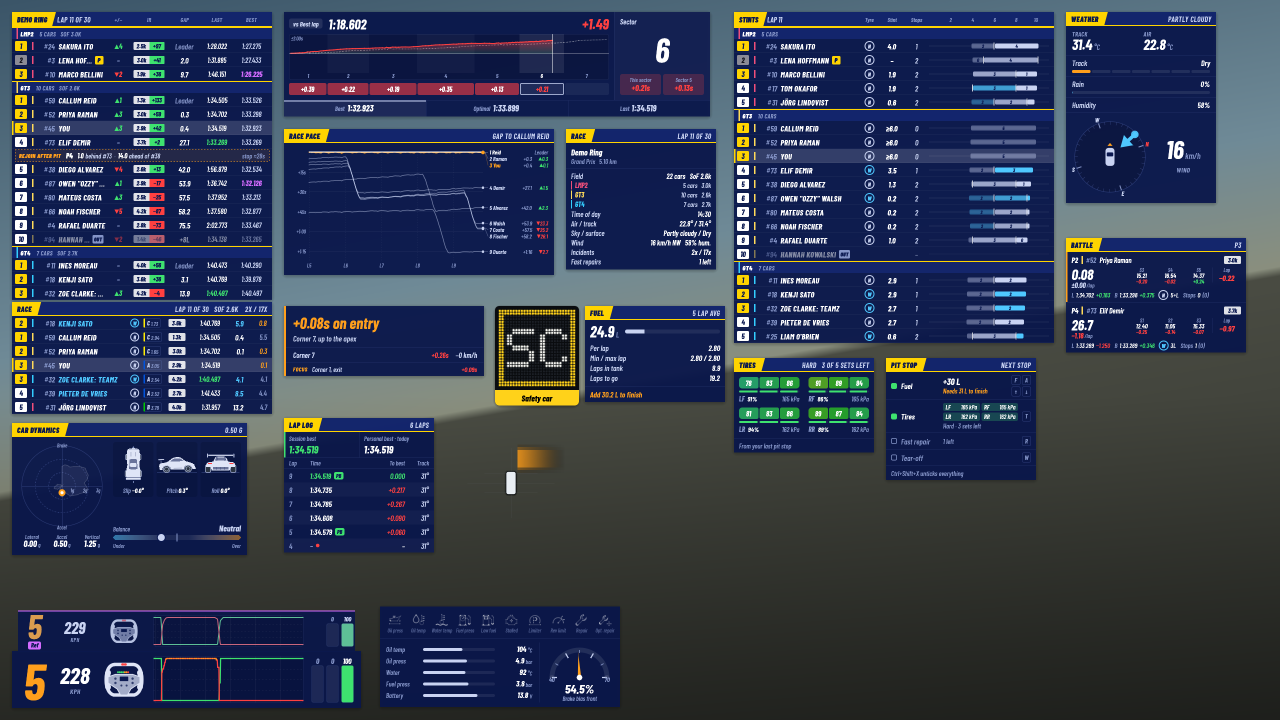
#> input picture docs/screenshot-90s.png, 2560 x 1440 px (shown at 1/2 size)
$ python -i screenshots.py   (imports and definitions only)
#> lines starting #> are read from the running program, lines starting #| are printed output that depends on the picture
#!/usr/bin/env python3
"""Takes every README picture from the app itself, on the demo race.

    python3 tools/screenshots.py            # everything (about 15 minutes)
    python3 tools/screenshots.py overview   # just the three overviews
    python3 tools/screenshots.py widgets    # just docs/widgets/*.png
    python3 tools/screenshots.py settings   # just docs/settings/*.png

Needs Linux with Xvfb (`xvfb-run`), Python 3 with Pillow, NumPy and SciPy, and
a built app: `cargo build --profile fast` (or set TENTHS_BIN). The demo race
is fast-forwarded (`--warmup`) so every panel is full: laps in the lap log,
stints and stops, the race pace history, fuel averages.

The pictures are composited over the same stand-in for the game the old
browser preview used (a sky, the horizon, a darker track).
"""

import json
import os
import shutil
import subprocess
import sys
import tempfile
from pathlib import Path

import numpy as np
from PIL import Image
from scipy import ndimage

ROOT = Path(__file__).resolve().parent.parent
DOCS = Path(os.environ.get("TENTHS_SHOT_DOCS", ROOT / "docs"))
# The theme for the widget and settings pictures (the overviews always do all three):
# TENTHS_SHOT_THEME=light, night, f1 or retro, with TENTHS_SHOT_DOCS pointing somewhere else, for a full set in another theme.
THEME = os.environ.get("TENTHS_SHOT_THEME", "dark")
BIN = Path(os.environ.get("TENTHS_BIN", ROOT / "target" / "fast" / "tenths"))

# Demo race seconds to fast-forward, and when to take the picture: the
# player's lap is then about three quarters done (a full delta trace).
WARMUP = 555
SHOT_AFTER = 68

# Every widget on a 2560x1440 screen at 100%: the overview layout.
SHOWCASE = {
    "standings": (24, 24), "relative": (24, 604), "dynamics": (24, 846), "inputs": (24, 1302),
    "delta": (568, 24), "racepace": (568, 258), "session": (1132, 258),
    "coach": (568, 612), "flags": (990, 612), "fuel": (1170, 612),
    "laplog": (568, 836), "radar": (892, 836), "instruments": (760, 1213),
    "stints": (1468, 24), "tires": (1468, 716), "pitstop": (1772, 716), "weather": (2132, 24),
    "battle": (2132, 476),
}
ALL = list(SHOWCASE)
# Options the pictures need: the radar and flag board always shown.
OPTIONS = {
    "radar": {"alwaysShow": True},
    "flags": {"alwaysShow": True},
}


# [33 lines left out: functions config, run, not called in this run]


def backdrop(w, h):
    """The stand-in for the game: `linear-gradient(170deg, …)` plus a darker bottom."""
    stops = [(0.0, (0x3B, 0x55, 0x68)), (0.38, (0x6F, 0x8A, 0x97)), (0.52, (0x8A, 0x8F, 0x7E)),
             (0.53, (0x4A, 0x4C, 0x43)), (1.0, (0x2E, 0x30, 0x2B))]
    a = np.deg2rad(170)
    dx, dy = np.sin(a), -np.cos(a)
    length = abs(w * dx) + abs(h * dy)
    ys, xs = np.mgrid[0:h, 0:w].astype(np.float32)
    t = ((xs - w / 2) * dx + (ys - h / 2) * dy) / length + 0.5
    pos = np.array([s[0] for s in stops])
    img = np.stack([np.interp(t, pos, [s[1][c] for s in stops]) for c in range(3)], axis=-1)
    shade = np.clip((ys / h - 0.55) / 0.45, 0, 1)[..., None] * 0.35
    img = img * (1 - shade)
    return Image.fromarray(img.astype(np.uint8), "RGB").convert("RGBA")


def composite(shot, crop=None, bg_size=None):
    """The transparent screenshot over the backdrop, cropped to `crop` (l, t, r, b)."""
#> called with shot = '../docs/screenshot-90s.png'
    im = Image.open(shot).convert("RGBA")
    bg = backdrop(*(bg_size or im.size))
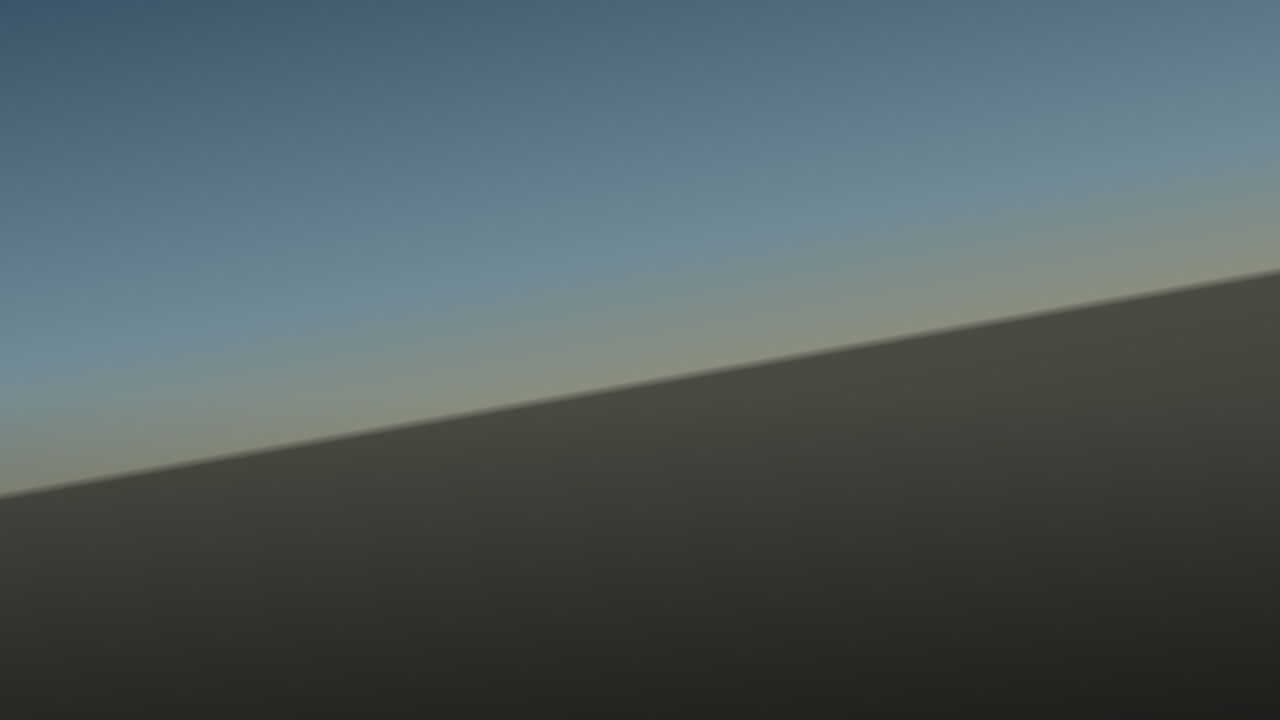
#> bg: PIL image 2560x1440 RGBA (shown at 1/2 size); mean R, G, B, A 79.6, 92.4, 94.2, 255
    if bg.size != im.size:
        bg = bg.resize(im.size)
    bg.alpha_composite(im)
    return bg.crop(crop) if crop else bg


# [38 lines left out: functions save, bbox, overview, batches, not called in this run]


def wheels(tmp):
    widgets(tmp, only_wheels=True)


# [104 lines left out: functions widgets, settings, main, not called in this run]


# [2 lines not run here, left out]

>>> result = composite('../docs/screenshot-90s.png')
